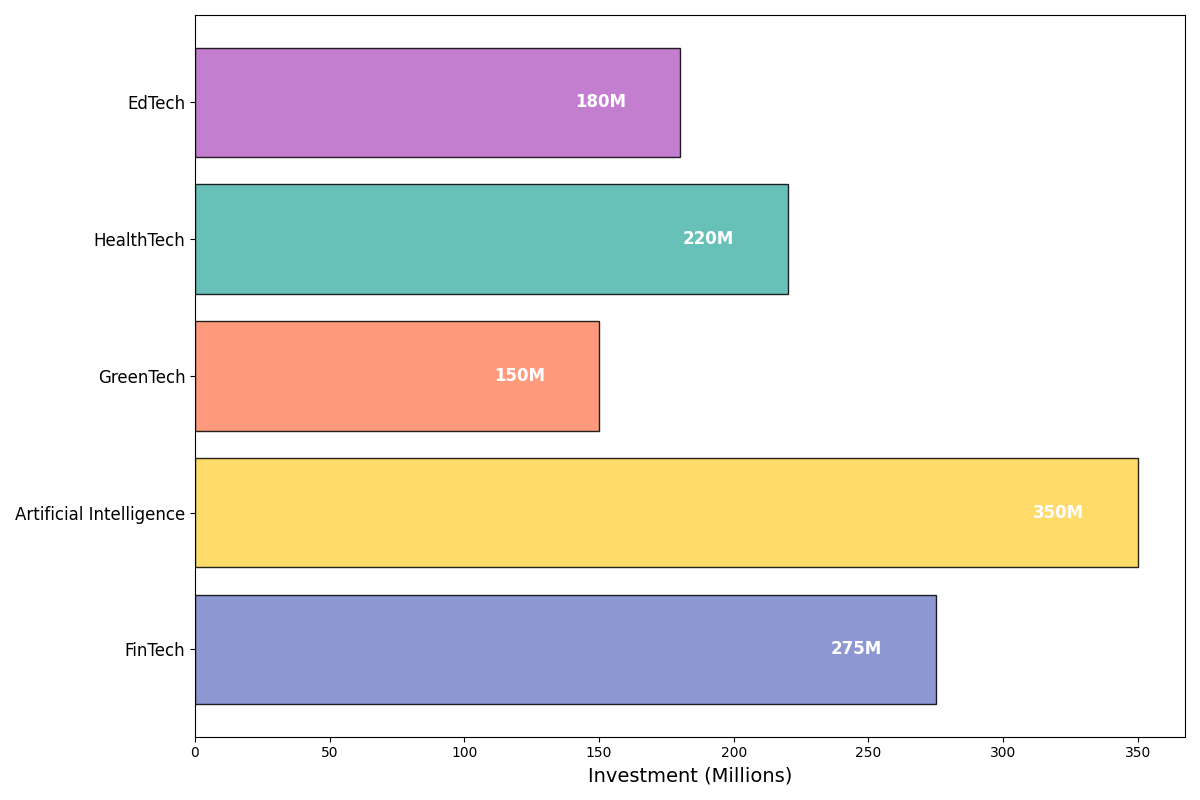

Source code (Python):
import matplotlib.pyplot as plt
import numpy as np

sectors = ['FinTech', 'Artificial Intelligence', 'GreenTech', 'HealthTech', 'EdTech']
funding_amounts = [275, 350, 150, 220, 180]
colors = ['#7986CB', '#FFD54F', '#FF8A65', '#4DB6AC', '#BA68C8']

fig, ax = plt.subplots(figsize=(12, 8))
bar_positions = np.arange(len(sectors))
bars = ax.barh(bar_positions, funding_amounts, color=colors, edgecolor='black', alpha=0.85)

ax.set_yticks(bar_positions)
ax.set_yticklabels(sectors, fontsize=12)
ax.set_xlabel('Investment (Millions)', fontsize=14)

for bar in bars:
    width = bar.get_width()
    ax.text(width - 20, bar.get_y() + bar.get_height() / 2, f'{width}M',
            va='center', ha='right', color='white', fontsize=12, fontweight='bold')

plt.tight_layout()
plt.show()
